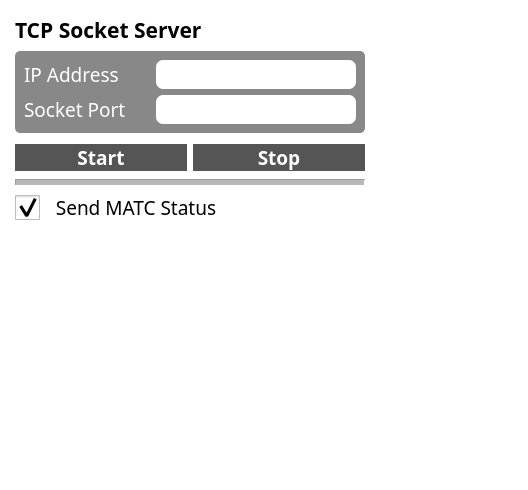
<?xml version="1.0" encoding="UTF-8"?>
<ui version="4.0">
 <class>TcpForm</class>
 <widget class="QWidget" name="TcpForm">
  <property name="geometry">
   <rect>
    <x>0</x>
    <y>0</y>
    <width>528</width>
    <height>490</height>
   </rect>
  </property>
  <property name="windowTitle">
   <string>Form</string>
  </property>
  <property name="styleSheet">
   <string notr="true">#TcpForm{
	background-color:#FFFFFF;
}

#frame{
	background-color:#888888;
	border-radius:5px;
}

#label_1{
	color:#FFFFFF;
}

#label_2{
	color:#FFFFFF;
}

#pushButton_tcp_start{
	background-color:#555555;
	color:#FFFFFF;
	border-top-left-radius:20px;
	border-bottom-left-radius:20px;
}

#pushButton_tcp_stop{
	background-color:#555555;
	color:#FFFFFF;
	border-top-right-radius:20px;
	border-bottom-right-radius:20px;
}

QCheckBox::indicator{
	width:25px;
	height:25px;
}

QLineEdit{
	border-radius:7px;
}</string>
  </property>
  <layout class="QGridLayout" name="gridLayout">
   <property name="leftMargin">
    <number>15</number>
   </property>
   <property name="topMargin">
    <number>15</number>
   </property>
   <item row="0" column="0">
    <layout class="QVBoxLayout" name="verticalLayout">
     <item>
      <widget class="QLabel" name="label">
       <property name="font">
        <font>
         <family>Noto Sans KR</family>
         <pointsize>16</pointsize>
         <weight>75</weight>
         <bold>true</bold>
        </font>
       </property>
       <property name="text">
        <string>TCP Socket Server</string>
       </property>
      </widget>
     </item>
     <item>
      <widget class="QFrame" name="frame">
       <property name="font">
        <font>
         <family>Noto Sans KR</family>
         <weight>50</weight>
         <bold>false</bold>
        </font>
       </property>
       <property name="frameShape">
        <enum>QFrame::StyledPanel</enum>
       </property>
       <property name="frameShadow">
        <enum>QFrame::Raised</enum>
       </property>
       <layout class="QGridLayout" name="gridLayout_2">
        <item row="0" column="0">
         <widget class="QLabel" name="label_1">
          <property name="palette">
           <palette>
            <active>
             <colorrole role="WindowText">
              <brush brushstyle="SolidPattern">
               <color alpha="255">
                <red>255</red>
                <green>255</green>
                <blue>255</blue>
               </color>
              </brush>
             </colorrole>
             <colorrole role="Text">
              <brush brushstyle="SolidPattern">
               <color alpha="255">
                <red>255</red>
                <green>255</green>
                <blue>255</blue>
               </color>
              </brush>
             </colorrole>
             <colorrole role="ButtonText">
              <brush brushstyle="SolidPattern">
               <color alpha="255">
                <red>255</red>
                <green>255</green>
                <blue>255</blue>
               </color>
              </brush>
             </colorrole>
             <colorrole role="PlaceholderText">
              <brush brushstyle="SolidPattern">
               <color alpha="255">
                <red>255</red>
                <green>255</green>
                <blue>255</blue>
               </color>
              </brush>
             </colorrole>
            </active>
            <inactive>
             <colorrole role="WindowText">
              <brush brushstyle="SolidPattern">
               <color alpha="255">
                <red>255</red>
                <green>255</green>
                <blue>255</blue>
               </color>
              </brush>
             </colorrole>
             <colorrole role="Text">
              <brush brushstyle="SolidPattern">
               <color alpha="255">
                <red>255</red>
                <green>255</green>
                <blue>255</blue>
               </color>
              </brush>
             </colorrole>
             <colorrole role="ButtonText">
              <brush brushstyle="SolidPattern">
               <color alpha="255">
                <red>255</red>
                <green>255</green>
                <blue>255</blue>
               </color>
              </brush>
             </colorrole>
             <colorrole role="PlaceholderText">
              <brush brushstyle="SolidPattern">
               <color alpha="255">
                <red>255</red>
                <green>255</green>
                <blue>255</blue>
               </color>
              </brush>
             </colorrole>
            </inactive>
            <disabled>
             <colorrole role="WindowText">
              <brush brushstyle="SolidPattern">
               <color alpha="255">
                <red>255</red>
                <green>255</green>
                <blue>255</blue>
               </color>
              </brush>
             </colorrole>
             <colorrole role="Text">
              <brush brushstyle="SolidPattern">
               <color alpha="255">
                <red>255</red>
                <green>255</green>
                <blue>255</blue>
               </color>
              </brush>
             </colorrole>
             <colorrole role="ButtonText">
              <brush brushstyle="SolidPattern">
               <color alpha="255">
                <red>255</red>
                <green>255</green>
                <blue>255</blue>
               </color>
              </brush>
             </colorrole>
             <colorrole role="PlaceholderText">
              <brush brushstyle="SolidPattern">
               <color alpha="255">
                <red>255</red>
                <green>255</green>
                <blue>255</blue>
               </color>
              </brush>
             </colorrole>
            </disabled>
           </palette>
          </property>
          <property name="font">
           <font>
            <family>Noto Sans KR</family>
            <pointsize>14</pointsize>
            <weight>50</weight>
            <bold>false</bold>
           </font>
          </property>
          <property name="text">
           <string>IP Address</string>
          </property>
         </widget>
        </item>
        <item row="0" column="1">
         <widget class="QLineEdit" name="lineEdit_tcp_addr">
          <property name="enabled">
           <bool>false</bool>
          </property>
          <property name="minimumSize">
           <size>
            <width>200</width>
            <height>0</height>
           </size>
          </property>
          <property name="font">
           <font>
            <family>Noto Sans KR</family>
            <pointsize>14</pointsize>
            <weight>50</weight>
            <bold>false</bold>
           </font>
          </property>
          <property name="alignment">
           <set>Qt::AlignCenter</set>
          </property>
         </widget>
        </item>
        <item row="1" column="0">
         <widget class="QLabel" name="label_2">
          <property name="palette">
           <palette>
            <active>
             <colorrole role="WindowText">
              <brush brushstyle="SolidPattern">
               <color alpha="255">
                <red>255</red>
                <green>255</green>
                <blue>255</blue>
               </color>
              </brush>
             </colorrole>
             <colorrole role="Text">
              <brush brushstyle="SolidPattern">
               <color alpha="255">
                <red>255</red>
                <green>255</green>
                <blue>255</blue>
               </color>
              </brush>
             </colorrole>
             <colorrole role="ButtonText">
              <brush brushstyle="SolidPattern">
               <color alpha="255">
                <red>255</red>
                <green>255</green>
                <blue>255</blue>
               </color>
              </brush>
             </colorrole>
             <colorrole role="PlaceholderText">
              <brush brushstyle="SolidPattern">
               <color alpha="255">
                <red>255</red>
                <green>255</green>
                <blue>255</blue>
               </color>
              </brush>
             </colorrole>
            </active>
            <inactive>
             <colorrole role="WindowText">
              <brush brushstyle="SolidPattern">
               <color alpha="255">
                <red>255</red>
                <green>255</green>
                <blue>255</blue>
               </color>
              </brush>
             </colorrole>
             <colorrole role="Text">
              <brush brushstyle="SolidPattern">
               <color alpha="255">
                <red>255</red>
                <green>255</green>
                <blue>255</blue>
               </color>
              </brush>
             </colorrole>
             <colorrole role="ButtonText">
              <brush brushstyle="SolidPattern">
               <color alpha="255">
                <red>255</red>
                <green>255</green>
                <blue>255</blue>
               </color>
              </brush>
             </colorrole>
             <colorrole role="PlaceholderText">
              <brush brushstyle="SolidPattern">
               <color alpha="255">
                <red>255</red>
                <green>255</green>
                <blue>255</blue>
               </color>
              </brush>
             </colorrole>
            </inactive>
            <disabled>
             <colorrole role="WindowText">
              <brush brushstyle="SolidPattern">
               <color alpha="255">
                <red>255</red>
                <green>255</green>
                <blue>255</blue>
               </color>
              </brush>
             </colorrole>
             <colorrole role="Text">
              <brush brushstyle="SolidPattern">
               <color alpha="255">
                <red>255</red>
                <green>255</green>
                <blue>255</blue>
               </color>
              </brush>
             </colorrole>
             <colorrole role="ButtonText">
              <brush brushstyle="SolidPattern">
               <color alpha="255">
                <red>255</red>
                <green>255</green>
                <blue>255</blue>
               </color>
              </brush>
             </colorrole>
             <colorrole role="PlaceholderText">
              <brush brushstyle="SolidPattern">
               <color alpha="255">
                <red>255</red>
                <green>255</green>
                <blue>255</blue>
               </color>
              </brush>
             </colorrole>
            </disabled>
           </palette>
          </property>
          <property name="font">
           <font>
            <family>Noto Sans KR</family>
            <pointsize>14</pointsize>
            <weight>50</weight>
            <bold>false</bold>
           </font>
          </property>
          <property name="text">
           <string>Socket Port     </string>
          </property>
         </widget>
        </item>
        <item row="1" column="1">
         <widget class="QLineEdit" name="lineEdit_tcp_port">
          <property name="minimumSize">
           <size>
            <width>200</width>
            <height>0</height>
           </size>
          </property>
          <property name="font">
           <font>
            <family>Noto Sans KR</family>
            <pointsize>14</pointsize>
            <weight>50</weight>
            <bold>false</bold>
           </font>
          </property>
          <property name="maxLength">
           <number>6</number>
          </property>
          <property name="alignment">
           <set>Qt::AlignCenter</set>
          </property>
         </widget>
        </item>
       </layout>
      </widget>
     </item>
     <item>
      <spacer name="verticalSpacer_2">
       <property name="font">
        <font>
         <family>Noto Sans KR</family>
         <weight>50</weight>
         <bold>false</bold>
        </font>
       </property>
       <property name="orientation">
        <enum>Qt::Vertical</enum>
       </property>
       <property name="sizeType">
        <enum>QSizePolicy::Maximum</enum>
       </property>
       <property name="sizeHint" stdset="0">
        <size>
         <width>20</width>
         <height>5</height>
        </size>
       </property>
      </spacer>
     </item>
     <item>
      <layout class="QHBoxLayout" name="horizontalLayout">
       <item>
        <widget class="QPushButton" name="pushButton_tcp_start">
         <property name="font">
          <font>
           <family>Noto Sans KR</family>
           <pointsize>14</pointsize>
           <weight>75</weight>
           <bold>true</bold>
          </font>
         </property>
         <property name="text">
          <string>Start</string>
         </property>
        </widget>
       </item>
       <item>
        <widget class="QPushButton" name="pushButton_tcp_stop">
         <property name="font">
          <font>
           <family>Noto Sans KR</family>
           <pointsize>14</pointsize>
           <weight>75</weight>
           <bold>true</bold>
          </font>
         </property>
         <property name="text">
          <string>Stop</string>
         </property>
        </widget>
       </item>
      </layout>
     </item>
     <item>
      <widget class="Line" name="line">
       <property name="minimumSize">
        <size>
         <width>0</width>
         <height>10</height>
        </size>
       </property>
       <property name="font">
        <font>
         <family>Noto Sans KR</family>
         <weight>50</weight>
         <bold>false</bold>
        </font>
       </property>
       <property name="lineWidth">
        <number>1</number>
       </property>
       <property name="midLineWidth">
        <number>5</number>
       </property>
       <property name="orientation">
        <enum>Qt::Horizontal</enum>
       </property>
      </widget>
     </item>
     <item>
      <widget class="QCheckBox" name="checkBox_tcp_send_status">
       <property name="font">
        <font>
         <family>Noto Sans KR</family>
         <pointsize>14</pointsize>
         <weight>50</weight>
         <bold>false</bold>
        </font>
       </property>
       <property name="text">
        <string>  Send MATC Status</string>
       </property>
       <property name="checked">
        <bool>true</bool>
       </property>
       <property name="tristate">
        <bool>false</bool>
       </property>
      </widget>
     </item>
     <item>
      <spacer name="verticalSpacer">
       <property name="orientation">
        <enum>Qt::Vertical</enum>
       </property>
       <property name="sizeHint" stdset="0">
        <size>
         <width>20</width>
         <height>40</height>
        </size>
       </property>
      </spacer>
     </item>
    </layout>
   </item>
   <item row="0" column="1">
    <spacer name="horizontalSpacer">
     <property name="orientation">
      <enum>Qt::Horizontal</enum>
     </property>
     <property name="sizeHint" stdset="0">
      <size>
       <width>76</width>
       <height>20</height>
      </size>
     </property>
    </spacer>
   </item>
  </layout>
 </widget>
 <resources/>
 <connections/>
</ui>
